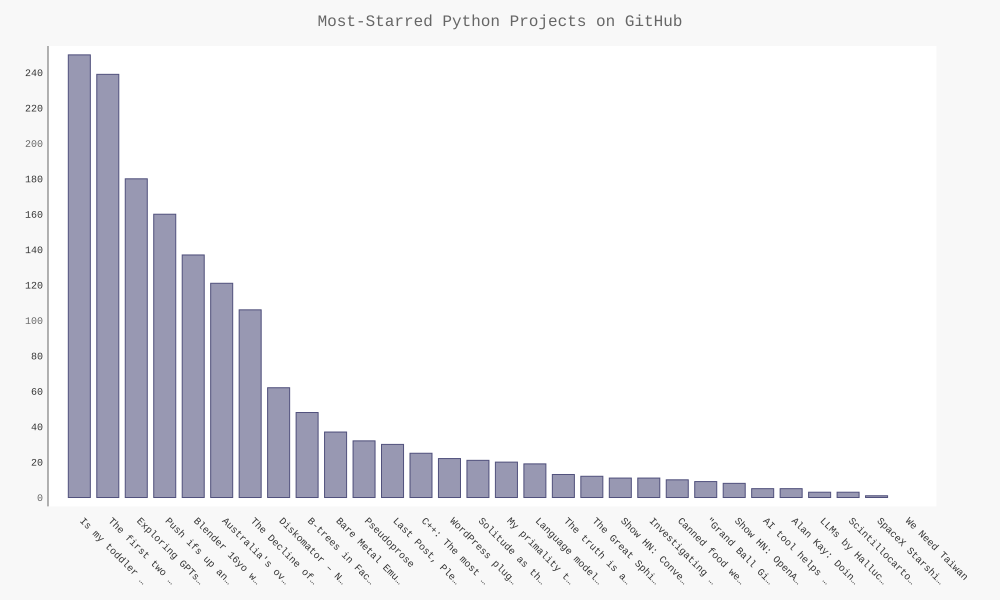

Source code (Python):
import requests
import pygal
from pygal.style import LightColorizedStyle as LCS, LightenStyle as LS

from operator import itemgetter

# Make an API call and store the response.
url = 'https://hacker-news.firebaseio.com/v0/topstories.json'
r = requests.get(url)
print("Status code:", r.status_code)

# Process information about each submission.
submission_ids = r.json()
submission_dicts = []
for submission_id in submission_ids[:30]:
 # Make a separate API call for each submission.
 url = ('https://hacker-news.firebaseio.com/v0/item/' + str(submission_id) + '.json')
 submission_r = requests.get(url)
 print(submission_r.status_code)
 response_dict = submission_r.json()

 submission_dict = {
     'title': response_dict['title'],
     'link': 'http://news.ycombinator.com/item?id=' + str(submission_id),
     'comments': response_dict.get('descendants', 0)
     }
 submission_dicts.append(submission_dict)

submission_dicts = sorted(submission_dicts, key=itemgetter('comments'), reverse=True)

names, plot_dicts = [], []

for submission_dict in submission_dicts:
    names.append(submission_dict['title'])
    plot_dict = {
        'value': submission_dict['comments'],
        'xlink': submission_dict['link'],
        }
    plot_dicts.append(plot_dict)



# Make visualization.
my_style = LS('#333366', base_style=LCS)

my_config = pygal.Config()
my_config.x_label_rotation = 45
my_config.show_legend = False
my_config.title_font_size = 24
my_config.label_font_size = 14
my_config.major_label_font_size = 18
my_config.truncate_label = 15
my_config.show_y_guides = False
my_config.width = 1000

chart = pygal.Bar(my_config, style=my_style)
chart.title = 'Most-Starred Python Projects on GitHub'
chart.x_labels = names

chart.add('', plot_dicts)
chart.render_to_file('hn_submissions.svg')
